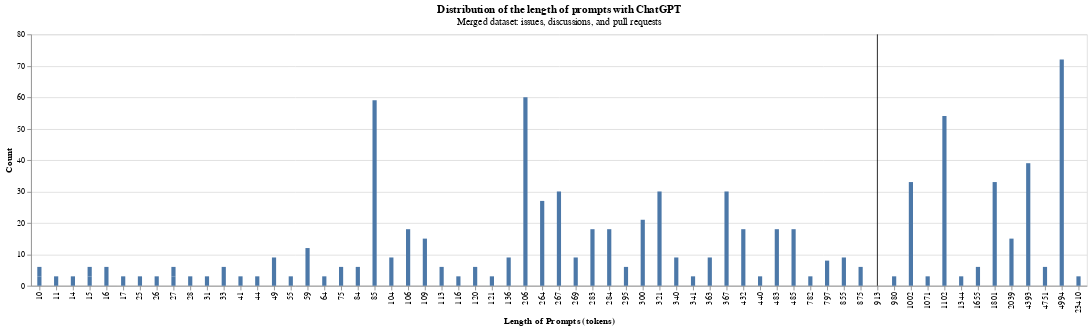

The notebook cell saved with this chart:
### Code cell
# Checking histogarm -- remove extreme data point.
bad = np.argmax(df_url_prompt["count"])
df_clean = df_url_prompt.loc[~df_url_prompt.index.isin([bad])]
print(
    f"Average length of prompt per repo after removing extreme data point: "
    f"{np.mean(df_clean["mean"]):.2f}"
    )
inter_bar = alt.Chart(df_clean).mark_bar(size=5).encode(
    x=alt.X(
        "mean:N",
        title="Length of Prompts (tokens)",
    ),
    y=alt.Y("count", title="Count"),
).properties(
    title={
        "text": "Distribution of the length of prompts with ChatGPT",
        "subtitle": "Merged dataset: issues, discussions, and pull requests"
    }
)

rule = alt.Chart(df_clean).mark_rule().encode(
    x=alt.X(
        'mean:N',
        aggregate="mean",
        type='nominal',
        axis=alt.Axis(format="2d")
    ),
)

alt.layer(inter_bar, rule)

### Figure 1 — Vega-Lite specification as saved in the notebook (floating-point values rounded to 4 significant figures)
{"$schema": "https://vega.github.io/schema/vega-lite/v5.20.1.json", "config": {"view": {"continuousHeight": 300, "continuousWidth": 300}}, "data": {"name": "data-26039639684ec03905969218f964977d"}, "datasets": {"data-26039639684ec03905969218f964977d": [{"RepoName": "ActivityWatch/aw-server", "count": 3, "mean": 116}, {"RepoName": "AndyGrant/OpenBench", "count": 3, "mean": 31}, {"RepoName": "AntonOsika/gpt-engineer", "count": 54, "mean": 1102.0}, {"RepoName": "D3Zyre/Copy-All-Files-From-Folder", "count": 6, "mean": 113}, {"RepoName": "Delgan/loguru", "count": 9, "mean": 269}, {"RepoName": "Elucidation/mapf-multiagent-robot-planning", "count": 18, "mean": 283}, {"RepoName": "GreyDGL/PentestGPT", "count": 6, "mean": 4751}, {"RepoName": "HaroldMitts/VoAIce", "count": 3, "mean": 41}, {"RepoName": "Hochfrequenz/kohlrahbi", "count": 3, "mean": 17}, {"RepoName": "MauriceLe/PIMS", "count": 3, "mean": 23410}, {"RepoName": "NA-MIC/ProjectWeek", "count": 3, "mean": 25}, {"RepoName": "OpenAdaptAI/OpenAdapt", "count": 59, "mean": 85.03}, {"RepoName": "PromtEngineer/localGPT", "count": 39, "mean": 4393}, {"RepoName": "RND247/Pype-Synthetic-Data-for-Testing", "count": 6, "mean": 33}, {"RepoName": "SafEight/wdm-project", "count": 6, "mean": 84}, {"RepoName": "Shreya-R-Dixit-Memorial-Foundation/EyeDaV2", "count": 3, "mean": 10}, {"RepoName": "Significant-Gravitas/Auto-GPT", "count": 3, "mean": 44}, {"RepoName": "SuffolkLITLab/docassemble-ALToolbox", "count": 9, "mean": 49}, {"RepoName": "aahnik/temple-web", "count": 3, "mean": 121}, {"RepoName": "aiplanethub/genai-stack", "count": 3, "mean": 11}, {"RepoName": "app-sre/qontract-reconcile", "count": 15, "mean": 109}, {"RepoName": "bancaditalia/black-it", "count": 3, "mean": 341}, {"RepoName": "bbelderbos/htmx-demo", "count": 9, "mean": 340}, {"RepoName": "chitalian/gptask", "count": 3, "mean": 980}, {"RepoName": "comfyanonymous/ComfyUI", "count": 3, "mean": 28}, {"RepoName": "davidusb-geek/emhass", "count": 9, "mean": 363}, {"RepoName": "dobbelina/repository.dobbelina", "count": 6, "mean": 875}, {"RepoName": "dtch1997/gpt-text-gym", "count": 33, "mean": 1002.0}, {"RepoName": "embedchain/embedchain", "count": 3, "mean": 15}, {"RepoName": "gorillamania/AICodeBot", "count": 30, "mean": 321}, {"RepoName": "icecube/pisa", "count": 3, "mean": 55}, {"RepoName": "internetarchive/openlibrary", "count": 9, "mean": 855}, {"RepoName": "jasonacox/Powerwall-Dashboard", "count": 18, "mean": 482.7}, {"RepoName": "jefftriplett/frontmatter-cli", "count": 18, "mean": 485}, {"RepoName": "karpathy/ng-video-lecture", "count": 6, "mean": 295}, {"RepoName": "kroitor/asciichart", "count": 3, "mean": 1344}, {"RepoName": "kukulich/home-assistant-jablotron100", "count": 3, "mean": 64}, {"RepoName": "langchain-ai/langchain", "count": 21, "mean": 300}, {"RepoName": "livingbio/gpt-fn", "count": 6, "mean": 75}, {"RepoName": "meltyyyyy/ICR-2023", "count": 18, "mean": 432}, {"RepoName": "mesonbuild/meson", "count": 3, "mean": 14}, {"RepoName": "metaphorsystems/metaphor-python", "count": 6, "mean": 1655}, {"RepoName": "microsoft/visionmetrics", "count": 3, "mean": 10}, {"RepoName": "monarch-initiative/oai-monarch-plugin", "count": 3, "mean": 27}, {"RepoName": "mpoon/gpt-repository-loader", "count": 3, "mean": 782}, {"RepoName": "mprib/pyxy3d", "count": 18, "mean": 284}, {"RepoName": "nuhmanpk/Webtrench", "count": 12, "mean": 59}, {"RepoName": "omegaui/linux-voice-control", "count": 33, "mean": 1801}, {"RepoName": "paul-gauthier/aider", "count": 6, "mean": 15.5}, {"RepoName": "related-sciences/nxontology-ml", "count": 3, "mean": 1071}, {"RepoName": "roslinmahmud/easy-hire-backend", "count": 3, "mean": 26}, {"RepoName": "simonw/asgi-proxy-lib", "count": 30, "mean": 367}, {"RepoName": "simonw/datasette-render-markdown", "count": 27, "mean": 264}, {"RepoName": "simonw/llm-replicate", "count": 6, "mean": 120}, {"RepoName": "simonw/sqlite-utils", "count": 18, "mean": 106}, {"RepoName": "simonw/symbex", "count": 30, "mean": 267.2}, {"RepoName": "simonw/ttok", "count": 3, "mean": 440}, {"RepoName": "sugi-01096/72", "count": 8, "mean": 797}, {"RepoName": "teremterem/botmerger", "count": 9, "mean": 136}, {"RepoName": "theonlysam/blackjack", "count": 3, "mean": 15}, {"RepoName": "tinygrad/tinygrad", "count": 15, "mean": 2039}, {"RepoName": "udayhello/handwritten1", "count": 72, "mean": 4994}, {"RepoName": "uuid6/prototypes", "count": 60, "mean": 206}, {"RepoName": "wafflestudio/wacruit-server", "count": 3, "mean": 27}, {"RepoName": "welfare-state-analytics/riksdagen-corpus", "count": 9, "mean": 104}]}, "layer": [{"encoding": {"x": {"field": "mean", "title": "Length of Prompts (tokens)", "type": "nominal"}, "y": {"field": "count", "title": "Count", "type": "quantitative"}}, "mark": {"size": 5, "type": "bar"}, "title": {"subtitle": "Merged dataset: issues, discussions, and pull requests", "text": "Distribution of the length of prompts with ChatGPT"}}, {"encoding": {"x": {"aggregate": "mean", "axis": {"format": "2d"}, "field": "mean", "type": "nominal"}}, "mark": {"type": "rule"}}]}
